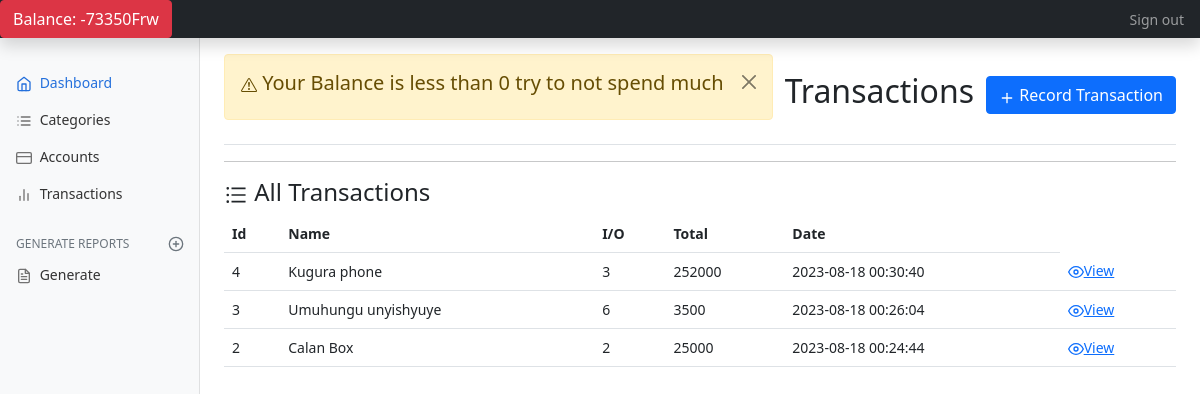
The page /transaction.php (signed in) on the database its author committed.
### tables this page shows
CREATE TABLE `transaction` (
  `id` int(11) NOT NULL,
  `name` varchar(60) NOT NULL,
  `type` varchar(3) NOT NULL,
  `payment_by` int(11) NOT NULL,
  `sub_category_id` int(11) NOT NULL,
  `date` datetime NOT NULL,
  `total_paid` int(11) NOT NULL,
  `description` text NOT NULL
);

### transaction.php (the view, shortened to what this page needs)
<?php include("includes/header.php")?>
<h1 class="h2">Transactions</h1>
<a href="transaction.php?new=1" class="btn btn-primary"><span data-feather="plus"></span> Record Transaction</a>
      </div>
    <hr>
      <h4> All Transactions</h4>
      <table class="table table-hover">
        <tr>
            <th>Id</th>
            <th>Name</th>
            <th>I/O</th>
            <th>Total</th>
            <th>Date</th>
        </tr>
        <?php
        $select_query = mysqli_query($connection, "SELECT * FROM transaction ORDER BY date DESC");
            while($row = mysqli_fetch_array($select_query)){
                $id = $row['id'];
                $name = $row['name'];
                $date = $row['date'];
                $sub_category_id = $row['sub_category_id'];
                $total_paid = $row['total_paid'];
            ?>
            <tr>
            <td><?php echo $id; ?></td>
            <td><?php echo $name; ?></td>
            <td><?php echo $sub_category_id; ?></td>
            <td><?php echo $total_paid; ?></td>
            <td><?php echo $date; ?></td>
            <td><a href="view-transaction.php?view=<?php echo $id; ?>"><span data-feather="eye"></span>View</a></td>
            </tr>
<?php   }  ?>
      </table>
    </main>
  </div>
</div>
<?php include"includes/footer.php";?>

### assets/css/dashboard.css (style rules this page uses)
body { font-size: .875rem; }
.feather { width: 16px; height: 16px; vertical-align: text-bottom; }

### rows shown on the page
transaction: id "4", name "Kugura phone", sub_category "3", total_paid "252000", date "2023-08-18 00:30:40"
transaction: id "3", name "Umuhungu unyishyuye", sub_category "6", total_paid "3500", date "2023-08-18 00:26:04"
transaction: id "2", name "Calan Box", sub_category "2", total_paid "25000", date "2023-08-18 00:24:44"

### other values the page prints
$_SESSION['balance'] "-73350"
